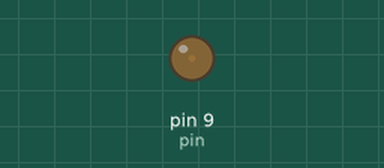
A sketch run on a simulated Arduino Uno, built with avr-gcc and run on an emulated ATmega328P. On the bench: output pins drawn as LEDs (lit = HIGH).

Above: at 0.05 s.
At 9.95 s:
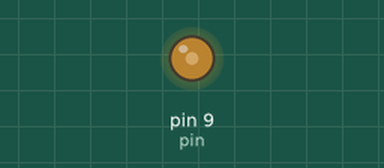
At 19.95 s:
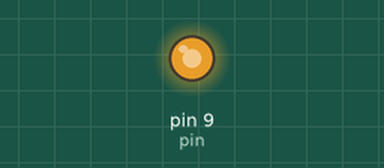
At 39.85 s:
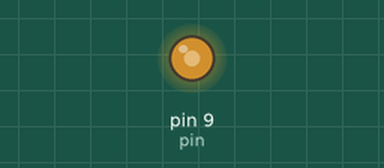
Timing chart, 0 to 40.0 s (numbered marks = the images above):
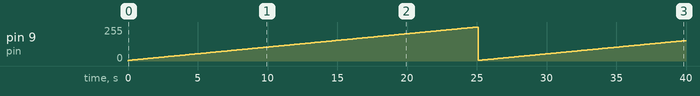

The sketch:

analog_scale.ino
```cpp
int pin = 9;
int lowbright = 5;
int highbright = 256;
int delayamount = 100;

void setup() {
  pinMode(pin, OUTPUT);
}

void loop() {
  for (int i = lowbright; i < highbright; i++){
    analogWrite(pin, i);
    delay(delayamount);
  };
}
```

Measured:
- by itself, pin 9 (pin): 0/255 → 5/255 at 0.00 s, → 6/255 0.10 s later, → 7/255 0.10 s later, → 8/255 0.10 s later, … (400 changes in this stretch)
